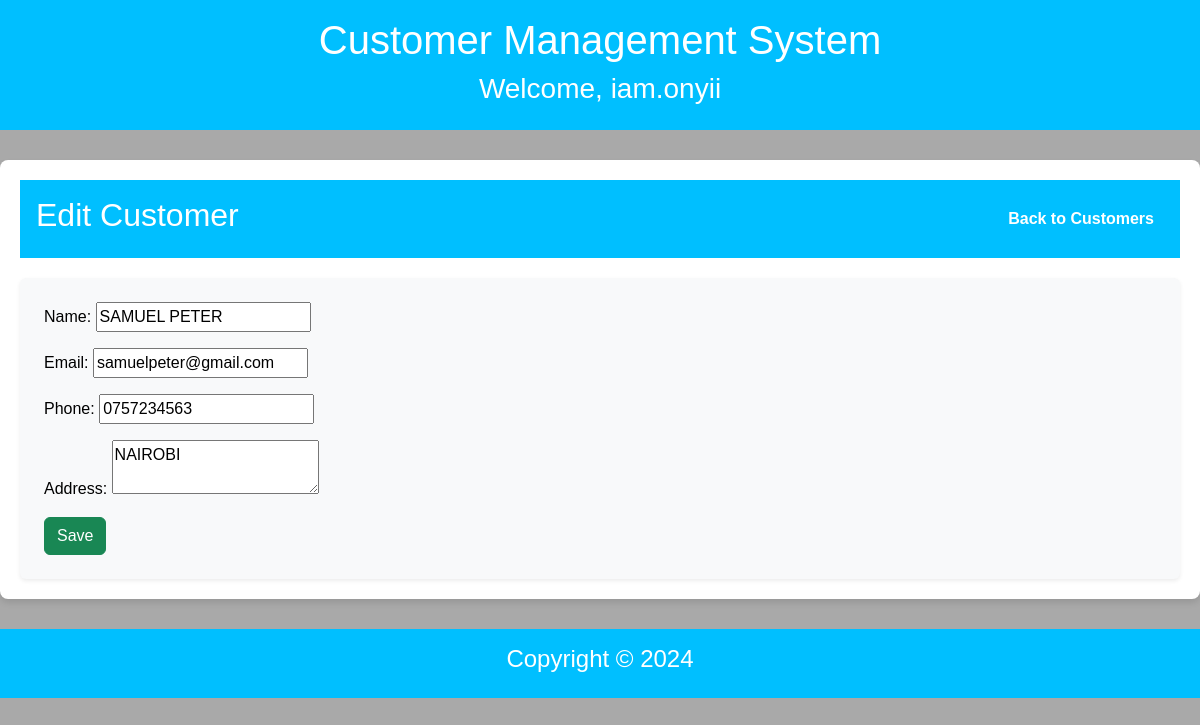
The app's page /customer/3/edit/ (signed in) with its own data.
### accounts/models.py (models this page shows)
class CustomUser(AbstractUser):
    bio = models.TextField(null=True, blank=True)

### customer/models.py (models this page shows, shortened)
class Customer(models.Model):
    name = models.CharField(max_length=250)
    email = models.EmailField(unique=True)
    phone = models.CharField(max_length=15)
    address = models.TextField(max_length=100)
    created_at = models.DateTimeField(auto_now_add=True)

### customer/views.py (the view, shortened to what this page needs)
# urls.py: path('customer/<int:id>/edit/',views.customer_edit,name='customer_edit'),
@login_required(login_url='login')
def customer_edit(request, id):
    customer = get_object_or_404(Customer, id=id)
    return render(request, 'customer/customer_form.html', {'customer':customer})

### customer/templates/customer/customer_form.html (shortened to what this page needs)
{% extends 'customer/base.html' %}
{% block content %}
<div class="dashboard-container">
    <header class="dashboard-header">
        <h2>{% if customer %}Edit{% else %}Add{% endif %} Customer</h2>
        <nav>
            <a href="{% url 'customer_list' %}">Back to Customers</a>
        </nav>
    </header>
    <form method="POST" class="p-4 bg-light rounded shadow-sm">
        <div class="form-group mb-3">
        <label for="name">Name:</label>
        <input type="text" name="name" id="name" value="{{ customer.name|default:'' }}" required><br>
        </div>
        <div class="form-group mb-3">
        <label for="email">Email:</label>
        <input type="email" name="email" id="email" value="{{ customer.email|default:'' }}" required><br>
        </div>
        <div class="form-group mb-3">
        <label for="phone">Phone:</label>
        <input type="text" name="phone" id="phone" value="{{ customer.phone|default:'' }}" required><br>
        </div>
        <div class="form-group mb-3">
        <label for="address">Address:</label>
        <textarea name="address" id="address" required>{{ customer.address|default:'' }}</textarea><br>
         </div>
        <button class="btn btn-success" type="submit">Save</button>
    </form>
    {% endblock %}

### customer/templates/customer/base.html (shortened to what this page needs)
<!DOCTYPE html>
<html lang="en">
<head>
    <link href="https://cdn.jsdelivr.net/npm/bootstrap@5.3.3/dist/css/bootstrap.min.css" rel="stylesheet"
>
        {% load static %}
        <link rel="stylesheet" type="text/css" href="{% static 'style.css' %}">
</head>
<body>
<div class="grid-container">
    <div id="NavbarDiv">
        <header>
            <h1>Customer Management System</h1>
            <h3>Welcome, {{user.username}}</h3>
        </header>
    </div>
    <div id="ContentDiv">
        {% block content %}
        {% endblock %}
    </div>
</div>
<div id="FooterDiv">
    <footer>
        <h4>Copyright © 2024</h4>
    </footer>
</div>
</body>
</html>

### static/style.css (style rules this page uses)
body { font-family: Arial, sans-serif; margin: 0; padding: 0; background-color: darkgray; color: black; overflow-x: auto; }
.dashboard-container { max-width: 1200px; margin: 20px auto; padding: 20px; background: white; border-radius: 8px; box-shadow: 0 4px 6px rgba(0, 0, 0, 0.1); }
.dashboard-header { display: flex; justify-content: space-between; align-items: center; margin-bottom: 20px; }
.dashboard-header nav a { margin: 0 10px; text-decoration: none; color: white; font-weight: bold; }
.grid-container { display: grid; grid-gap: 10px; grid-template-areas: 'nd nd nd nd nd nd nd nd' 'cd cd cd cd cd cd cd cd' 'fd fd fd fd fd fd fd fd'; }
#NavbarDiv { grid-area: nd; }
#ContentDiv { grid-area: cd; }
#FooterDiv { grid-area: fd; }

### customer/templates/customer/base.html (style rules this page uses)
body { font-family: Arial, sans-serif; margin: 0; padding: 0; }
header { background: deepskyblue; color: white; padding: 1rem; text-align: center; }
footer { background: deepskyblue; color: white; padding: 1rem; text-align: center; }

### records on screen
CustomUser: username "iam.onyii"
Customer: name "SAMUEL PETER", email "samuelpeter@gmail.com", phone "0757234563", address "NAIROBI"
